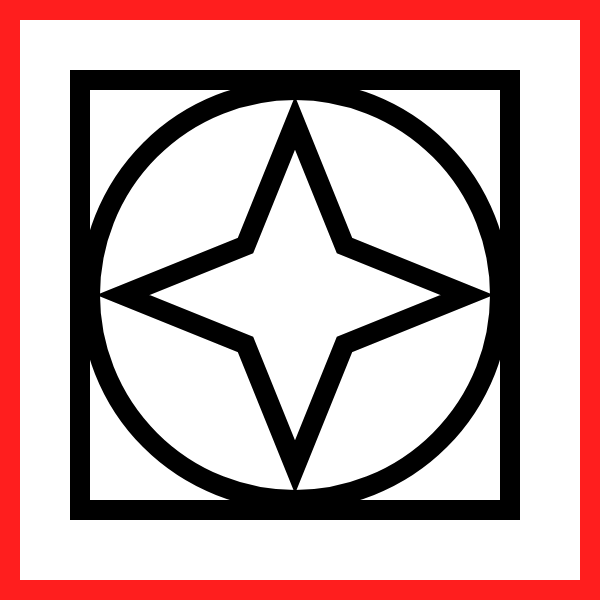
Frame 1 (no input)
Frame 60 (no input): identical to frame 1, image omitted
Frame 120 (the mouse pressed at the canvas centre since frame 60): identical to frame 1, image omitted

The p5.js sketch that drew this single still picture (run headless with seeded random() and noise() and a simulated clock; from frame 60 on, the mouse is pressed at the canvas centre):

// p5.js sketch
// ── sketch.js
//Obra Sol Lewitt
//https://www.dorotheum.com/fileadmin/lot-images/38M141217/normal/sol-lewitt-3171907.jpg

let m = 30

function setup() {
  createCanvas(600, 600);
}

function draw() {
  background(300);
  noFill();
  strokeWeight(20);
  stroke(0);
  square(90, 90, 410, 290) //circulo

  rect(80, 80, 430, 430) //cuadrado negro

  let c = color(256, 30, 30); //margen rojo
  stroke(c);
  rect(10, 10, 580, 580);




  push();
  translate(width / 2, height / 2);
  stroke(0);
  star(-5, -5, 70, 172, 4);
  pop();
}

function star(x, y, radius1, radius2, npoints) {
  let angle = TWO_PI / npoints;
  let halfAngle = angle / 2.0;
  beginShape();
  for (let a = 0; a < TWO_PI; a += angle) {
    let sx = x + cos(a) * radius2;
    let sy = y + sin(a) * radius2;
    vertex(sx, sy);
    sx = x + cos(a + halfAngle) * radius1;
    sy = y + sin(a + halfAngle) * radius1;
    vertex(sx, sy);
  }
  endShape(CLOSE);
}
